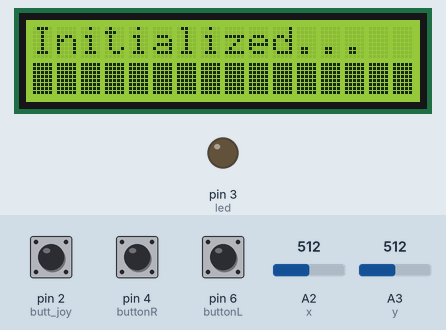
Bench run of a sketch on a simulated Arduino Uno, built with avr-gcc and run on an emulated ATmega328P. Parts: 16×2 character LCD, output pins drawn as LEDs (lit = HIGH). The inputs (shaded band) are chosen by the test bench; at power-on: A2 (x) = 512, pin 2 (butt_joy) HIGH, pin 4 (buttonR) HIGH, pin 6 (buttonL) HIGH, A3 (y) = 512. No radio packets arrive unless stated; what the sketch prints to the serial monitor is not drawn.

Above: at 1.7 s.
At 3.0 s:
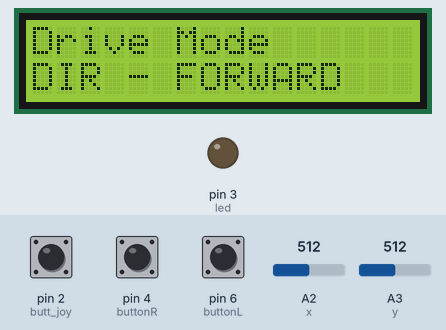
3.1 s: A2 (x) set to 597
4.6 s: A2 (x) set to 629
At 5.7 s:
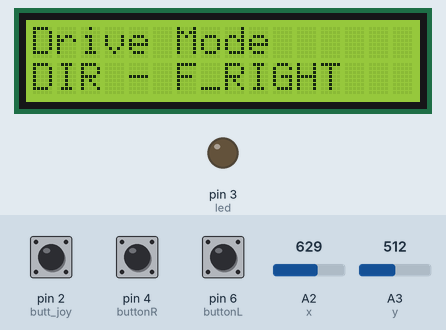
Timing chart, 0 to 7.6 s (numbered marks = the images above; inputs shaded):
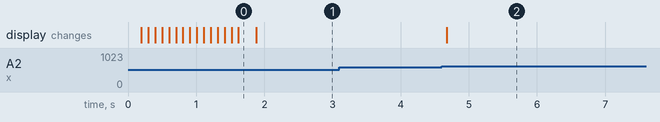

Measured:
- the behaviour switches between 613 and 614 on A2 (x) (found by bisection; images 1 and 2)
- after the input at 3.1 s, every drawn part: stays the same
- after the input at 4.6 s, the display: changes after 0.08 s (image 2)

The sketch:

Controller.ino
```cpp
// import libraries
#include <SPI.h>
#include <nRF24L01.h>
#include <RF24.h>
#include <Wire.h>
#include <LiquidCrystal_I2C.h>

// initiate pins and values for lcd display
LiquidCrystal_I2C lcd(0x38,16,2);
int row=0;
int col=0;
byte Square[8] =
{
  0b11111,
  0b11111,
  0b11111,
  0b11111,
  0b11111,
  0b11111,
  0b11111,
  0b11111
};

// declare variables for joystick controls
int x_axis,y_axis,x_val,y_val;
int button_Joy_val,button_L_val,button_R_val;

// initiate variables for battery indicator circuit
double voltage;
double original_volt=10.4;
int percent;

// initiate variables for radio data transmission
RF24 radio(7,8);
const byte address[][6] = {"3rr0r","Error"};
int Array[5];

// define pins
int led=3;
int x=A2;
int y=A3;
int butt_joy=2;
int buttonL=6;
int buttonR=4;

// modify these constants
const int x_normal=5;
const int y_normal=4;
const int range_constant=20;

// one time code
void setup()
{
  Serial.begin(9600);
  radioInitiateTransmitter();
  startLCD();
  pinMode(x,INPUT);
  pinMode(y,INPUT);
  pinMode(butt_joy,INPUT_PULLUP);
  pinMode(buttonL,INPUT_PULLUP);
  pinMode(buttonR,INPUT_PULLUP);
  pinMode(led,OUTPUT);
}

// loop code
void loop()
{
  getJoystick();
  getButtons();
  displayLCD();
  sendJoystickButtons();
  radioListenVolt();
}

////////////////////
// a function to prepare radio data transmission through a radio module
void radioInitiateTransmitter()
{
  radio.begin();
  radio.openWritingPipe(address[0]);
  radio.openReadingPipe(1,address[1]);
  radio.setPALevel(RF24_PA_MIN);
  radio.stopListening();
}
/////////////////////
// a function to display initial messages on LCD
void startLCD()
{
  lcd.init();
  lcd.backlight();
  lcd.createChar(1,Square);  //create customization
  lcd.home();
  lcd.print("Initialized...");
  for (int i=0; i<16 ;i++)  //loading block style
  {
    lcd.setCursor(col,1);
    lcd.write((byte)1);
    delay(100);
    col++;
  }
  delay(125);  // 2s for 16 squares
  lcd.clear();
}
/////////////////////
// a function for joystick data to be transmitted
void getJoystick()
{
  x_axis=analogRead(x);
  y_axis=analogRead(y);
  button_Joy_val=!digitalRead(butt_joy);
  x_val=map(x_axis,0,1023,0,10);
  y_val=map(y_axis,0,1023,0,10);
  Serial.print(x_val); //x=5, y=4 at normal value
  Serial.print("\t");
  Serial.print(y_val);
  Serial.print("\t");
  Serial.print(button_Joy_val);
  Serial.print("\t");
}
/////////////////////
// a function to store and show button states
void getButtons()
{
  button_L_val=!digitalRead(buttonL);
  button_R_val=!digitalRead(buttonR);
  Serial.print(button_L_val);
  Serial.print("\t");
  Serial.println(button_R_val);
}
////////////////////
// a function to display joystick data on LCD
void displayLCD()
{
      if(x_val==x_normal and y_val==y_normal and button_Joy_val==0 and button_L_val==0 and button_R_val==0)
      {
        digitalWrite(led,LOW);
        lcd.setCursor(0,0);
        lcd.print("Drive Mode      ");
        lcd.setCursor(0,1);
        lcd.print("STOP            ");
      }

      else if (x_val==x_normal and y_val>y_normal and button_Joy_val==0 and button_L_val==0 and button_R_val==0)  {lcd.setCursor(0,0); lcd.print("Drive Mode      "); lcd.setCursor(0,1); lcd.print("DIR - FORWARD   ");}
      else if (x_val==x_normal and y_val<y_normal and button_Joy_val==0 and button_L_val==0 and button_R_val==0)  {lcd.setCursor(0,0); lcd.print("Drive Mode      "); lcd.setCursor(0,1); lcd.print("DIR - BACKWARD  ");}
      else if (x_val<x_normal and y_val==y_normal and button_Joy_val==0 and button_L_val==0 and button_R_val==0)  {lcd.setCursor(0,0); lcd.print("Drive Mode      "); lcd.setCursor(0,1); lcd.print("DIR - LEFT      ");}
      else if (x_val>x_normal and y_val==y_normal and button_Joy_val==0 and button_L_val==0 and button_R_val==0)  {lcd.setCursor(0,0); lcd.print("Drive Mode      "); lcd.setCursor(0,1); lcd.print("DIR - RIGHT     ");}

      else if (x_axis>x_normal+range_constant and y_axis>y_normal+range_constant and button_Joy_val==0 and button_L_val==0 and button_R_val==0) {lcd.setCursor(0,0); lcd.print("Drive Mode      "); lcd.setCursor(0,1); lcd.print("DIR - F_RIGHT   ");}
      else if (x_axis<x_normal-range_constant and y_axis>y_normal+range_constant and button_Joy_val==0 and button_L_val==0 and button_R_val==0) {lcd.setCursor(0,0); lcd.print("Drive Mode      "); lcd.setCursor(0,1); lcd.print("DIR - F_LEFT    ");}
      else if (x_axis<x_normal-range_constant and y_axis<y_normal-range_constant and button_Joy_val==0 and button_L_val==0 and button_R_val==0) {lcd.setCursor(0,0); lcd.print("Drive Mode      "); lcd.setCursor(0,1); lcd.print("DIR - B_LEFT    ");}
      else if (x_axis>x_normal+range_constant and y_axis<y_normal-range_constant and button_Joy_val==0 and button_L_val==0 and button_R_val==0) {lcd.setCursor(0,0); lcd.print("Drive Mode      "); lcd.setCursor(0,1); lcd.print("DIR _ B_RIGHT   ");}


      else if (x_val==x_normal and y_val==y_normal and button_Joy_val==1 and button_L_val==0 and button_R_val==0)
      {
        digitalWrite(led,HIGH);
        lcd.setCursor(0,0);
        lcd.print("Battery -    ");
        lcd.setCursor(10,0);
        lcd.print(percent);
        lcd.setCursor(14,0);
        lcd.print("%");
        lcd.setCursor(0,1);
        lcd.print("Voltage - ");
        lcd.setCursor(10,1);
        lcd.print(voltage);
        lcd.setCursor(15,1);
        lcd.print("V");
      }

      else if (x_val==x_normal and y_val==y_normal and button_Joy_val==0 and button_L_val==1 and button_R_val==0){lcd.setCursor(0,0); lcd.print("Refilling Left   "); lcd.setCursor(0,1); lcd.print("                ");}
      else if (x_val==x_normal and y_val==y_normal and button_Joy_val==0 and button_L_val==0 and button_R_val==1){lcd.setCursor(0,0); lcd.print("Refilling Right  "); lcd.setCursor(0,1); lcd.print("                ");}
}
/////////////////////
// a function to transmit data
void sendJoystickButtons()
{
  radio.stopListening();
  Array[0]=x_val;
  Array[1]=y_val;
  Array[2]=button_Joy_val;
  Array[3]=button_L_val;
  Array[4]=button_R_val;
  radio.write(&Array,sizeof(Array));
  delay(40);
}
////////////////////
// a function to receive data about voltage
void radioListenVolt()
{
  radio.startListening();
  if(radio.available()){radio.read(&voltage,sizeof(voltage));}
  voltPercent();
}
///////////////////
// a function to calculate voltage percent
void voltPercent()
{
  percent=(voltage/original_volt)*100;
}
```
